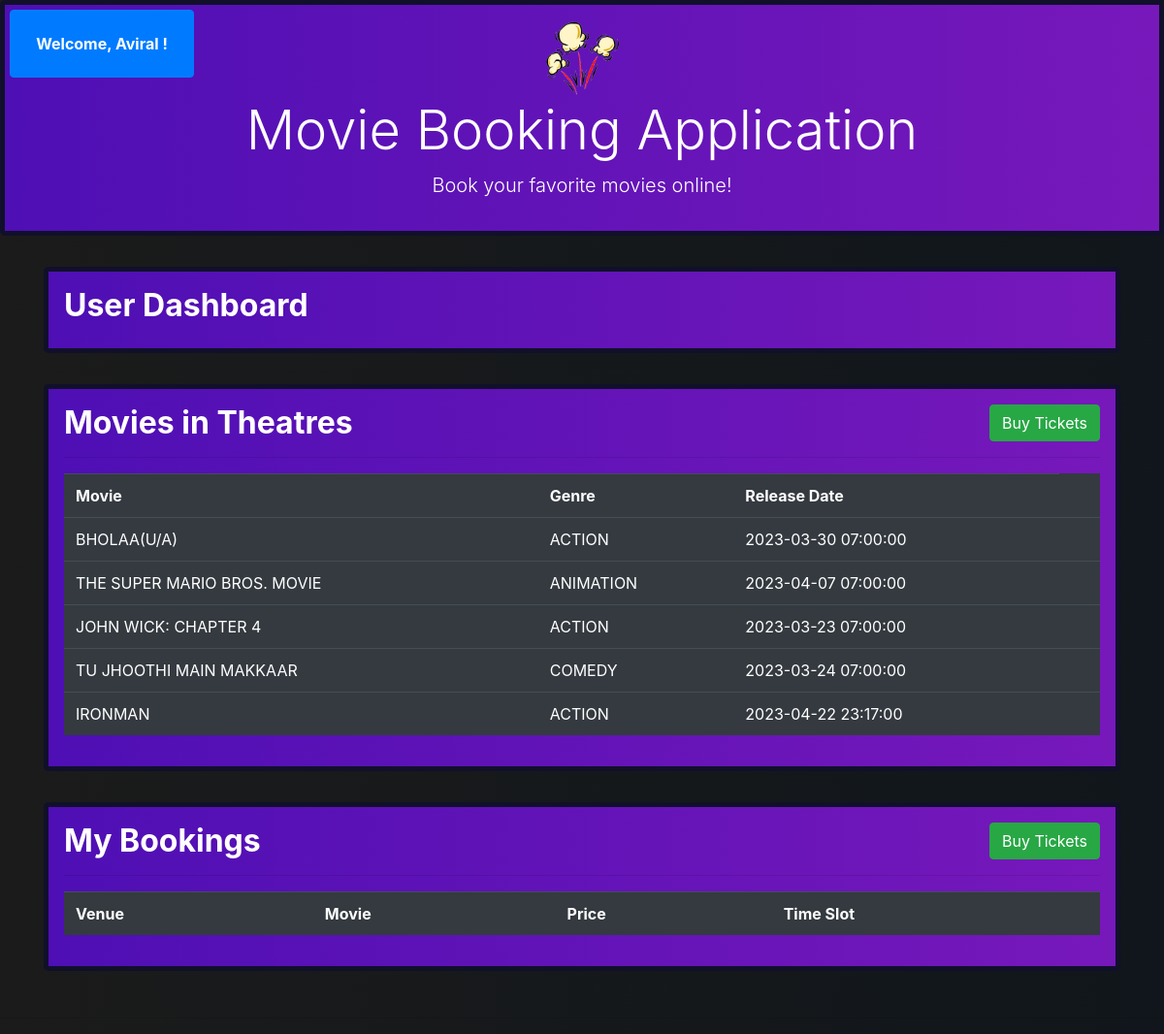
Page /user/4 on the committed database.
### app.py (models this page shows, shortened)
class User(db.Model):
    id = db.Column(db.Integer, primary_key=True)
    name = db.Column(db.String(100))
    email = db.Column(db.String(100))
    password = db.Column(db.String(100))
    date_created = db.Column(db.DateTime, default=now)

class Movies(db.Model):
    id = db.Column(db.Integer, primary_key=True)
    name = db.Column(db.String(100))
    genre = db.Column(db.String(100))
    release_date = db.Column(db.DateTime, default=None)
    date_created = db.Column(db.DateTime, default=now)

### app.py (the view)
@app.route('/user/<int:id>')
def userhome(id):
    user = User.query.get_or_404(id)
    global current_user  # global variable
    current_user = int(id)
    all_show = Showtimes.query.all()
    all_booking = Bookings.query.all()
    all_movie = Movies.query.all()
    return render_template('user.html', user=user, shows=all_show, movies=all_movie, bookings=all_booking)

### templates/user.html (shortened to what this page needs)
{% extends 'base.html' %}
{% block body %}
<div class="btn-group" id="userbt">
   <button type="button" class="btn btn-primary"><b>Welcome, {{user.name}} !</b></button>
</div>
<div class="container">
   <div class="row">
      <div class="col-md-12">
         <div class="jumbotron p-3">
            <h2><b>User Dashboard</h2>
         </div>
         <div class="jumbotron p-3">
            <h2>
               <b>Movies in Theatres</b>
               <button type="button" class="btn btn-success float-right" data-toggle="modal" data-target="#buytickets">
               Buy Tickets
               </button>
            </h2>
            <hr>
            <table class="table table-highlight table-dark">
               <tr>
                  <th>Movie</th>
                  <th>Genre</th>
                  <th>Release Date</th>
               </tr>
               {% for movie in movies %}
               <td>{{movie.name}}</td>
               <td>{{movie.genre}}</td>
               <td>{{movie.release_date}}</td>
               <td>{{status}}</td>
               {% endfor %}
            </table>
         </div>
         <div class="jumbotron p-3">
            <h2>
               <b>My Bookings</b>
               <button type="button" class="btn btn-success float-right" data-toggle="modal" data-target="#buytickets">
               Buy Tickets
               </button>
            </h2>
            <hr>
            <table class="table table-highlight table-dark">
               <tr>
                  <th>Venue</th>
                  <th>Movie</th>
                  <th>Price</th>
                  <th>Time Slot</th>
               </tr>
            </table>
         </div>
      </div>
   </div>
</div>
<hr>
{% endblock %}

### templates/header.html (style rules this page uses)
.jumbotron { background: #ffffff; background: linear-gradient(to right, #4e0fb4, #7718bb); border: #11102a 5px solid; color: #ffffff; }

### templates/base.html (style rules this page uses)
body { background: #000000; background: linear-gradient(to right, #1b1b1b, #10161b); color: #ffffff; }

### templates/user.html (style rules this page uses)
#userbt { position: absolute; top: 10px; left: 10px; width: 190px; height: 70px; }

### rows in the picture
User: name "Aviral"
Movies: name "BHOLAA(U/A)", genre "ACTION", release_date "2023-03-30 07:00:00"
Movies: name "THE SUPER MARIO BROS. MOVIE", genre "ANIMATION", release_date "2023-04-07 07:00:00"
Movies: name "JOHN WICK: CHAPTER 4", genre "ACTION", release_date "2023-03-23 07:00:00"
Movies: name "TU JHOOTHI MAIN MAKKAAR", genre "COMEDY", release_date "2023-03-24 07:00:00"
Movies: name "IRONMAN", genre "ACTION", release_date "2023-04-22 23:17:00"
